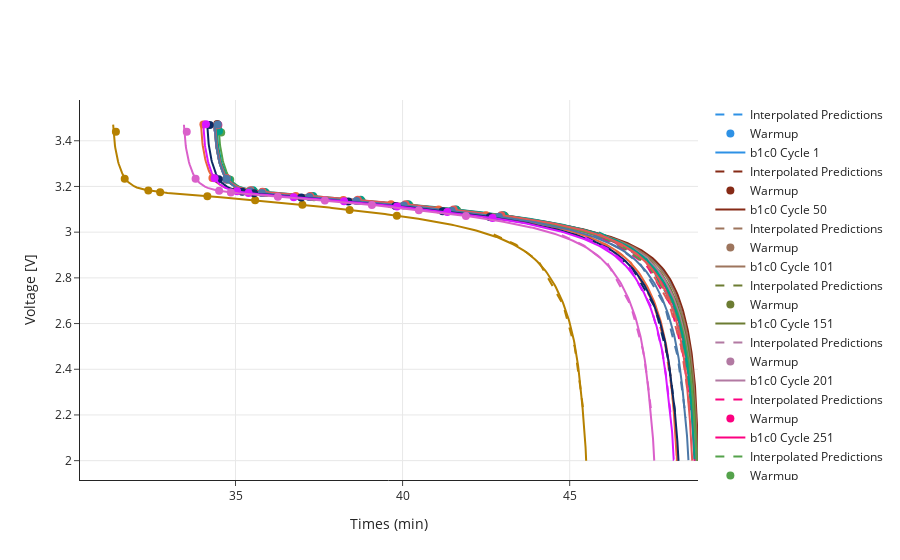

The notebook cell this image was saved under:
### Code cell
#Voltage train

skip = 50
train_cell_id_idx = 0
last_cycle = 1
current_cycle = 1
opacity_list = [1, 0.6, 0.3]
fig = go.Figure()

for i in range(0, len(datasets["X_train"]), skip):
    df_true = pd.DataFrame(datasets["y_train"][i][:, 2])
    
    last_cycle = current_cycle
    current_cycle = int(datasets["X_train"][i][0][-1]*MAX_CYCLE)
    
    if current_cycle>740:
        continue
    if last_cycle> current_cycle:
        train_cell_id_idx += 1
        
    cell_id = train_cell_ids[train_cell_id_idx]
    original_df = datasets["original_train"]
    original_df= original_df[original_df.Cycle==current_cycle]
    original_df= original_df[original_df.Cell==cell_id]
    original_df = original_df[original_df.I < MAX_DISCHARGE_CURRENT]
    original_df = original_df[original_df.I > MIN_DISCHARGE_CURRENT]

    original_df['Qd'] = (original_df['Qd']-original_df['Qd'].min())/(original_df['Qd'].max()-original_df['Qd'].min())

    if len(original_df)< 2:
        continue
        
    q_new = original_df.Qd.values
    t_new = original_df['t'].values
    time_interpolator = interp1d(x = q_new,  y = t_new, fill_value="extrapolate")
    
    for j in range(1):
        input = datasets["X_train"][i:i+1]
        df_pred = pd.DataFrame(model.predict(input, verbose=0)[:, :, 2])
    
        ref_capacities_wrt_nf = REFERENCE_DISCHARGE_CAPACITIES[9:18]
        prediction_interpolator = interp1d(x = ref_capacities_wrt_nf, 
                                           y = df_pred.values[0]*(VOLTAGE_MAX - VOLTAGE_MIN) + VOLTAGE_MIN)

        if j==0:
            q_j0 = q_j
        
        q_j = q_new[q_new>= min(REFERENCE_DISCHARGE_CAPACITIES[9:18])]
        q_j = q_j[q_j<= max(REFERENCE_DISCHARGE_CAPACITIES[9:18])]
        t_interp = time_interpolator(REFERENCE_DISCHARGE_CAPACITIES[9:18])
        
            
        V_pred = prediction_interpolator(q_j)
        fig.add_trace(
            go.Scatter(
                x=time_interpolator(q_j),
                y=V_pred,
                showlegend=True,
                mode="lines",
                line_dash="dash",
                name = "Interpolated Predictions",
                marker_color=pallete[i],
                opacity=opacity_list[j]
            )
        )

        # To remove 0.0 from Q_eval as it leads to nan on doing interpolation to time
        epsilon = 1e-3
        input[:, :, 1][0][0] += epsilon
            
        fig.add_trace(
            go.Scatter(
                x=time_interpolator(input[:,:,1])[0],
                y=input[:, :, 2][0]*(VOLTAGE_MAX - VOLTAGE_MIN) + VOLTAGE_MIN,
                showlegend=True,
                mode="markers",
                name = "Warmup",
                marker_size=8,
                marker_color=pallete[i],
                opacity=opacity_list[j]
            )
        )
        
    odf = original_df
    fig.add_trace(
        go.Scatter(
            x=odf['t'],
            y=odf['V'],
            showlegend=True,
            mode="lines",
            name = f"{cell_id} Cycle {current_cycle}",
            line_color=pallete[i]
        )
    )


fig.update_yaxes(title="Voltage [V]", showgrid=True)
fig.update_xaxes(title="Times (min)", showgrid=True)
fig.update_layout(template="simple_white")
fig.update_layout(height=500)
